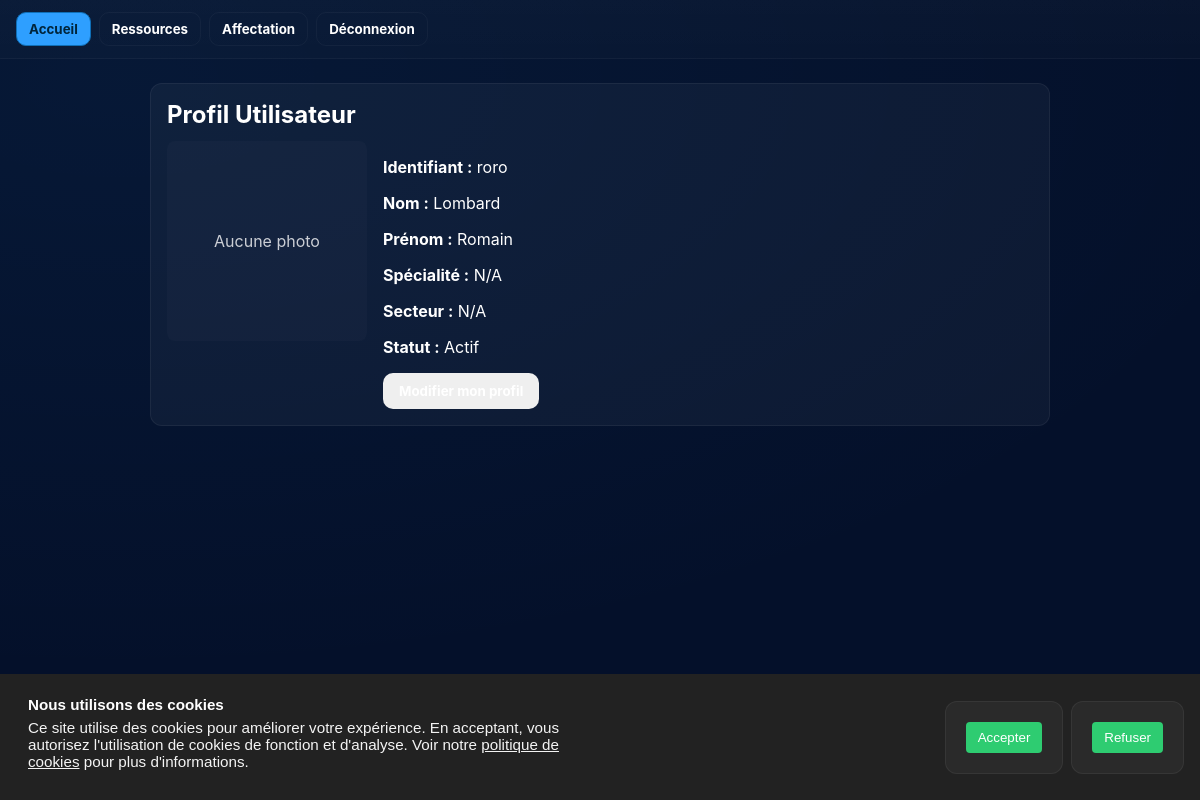
The app's page /index.php?page=home (signed in), older data.
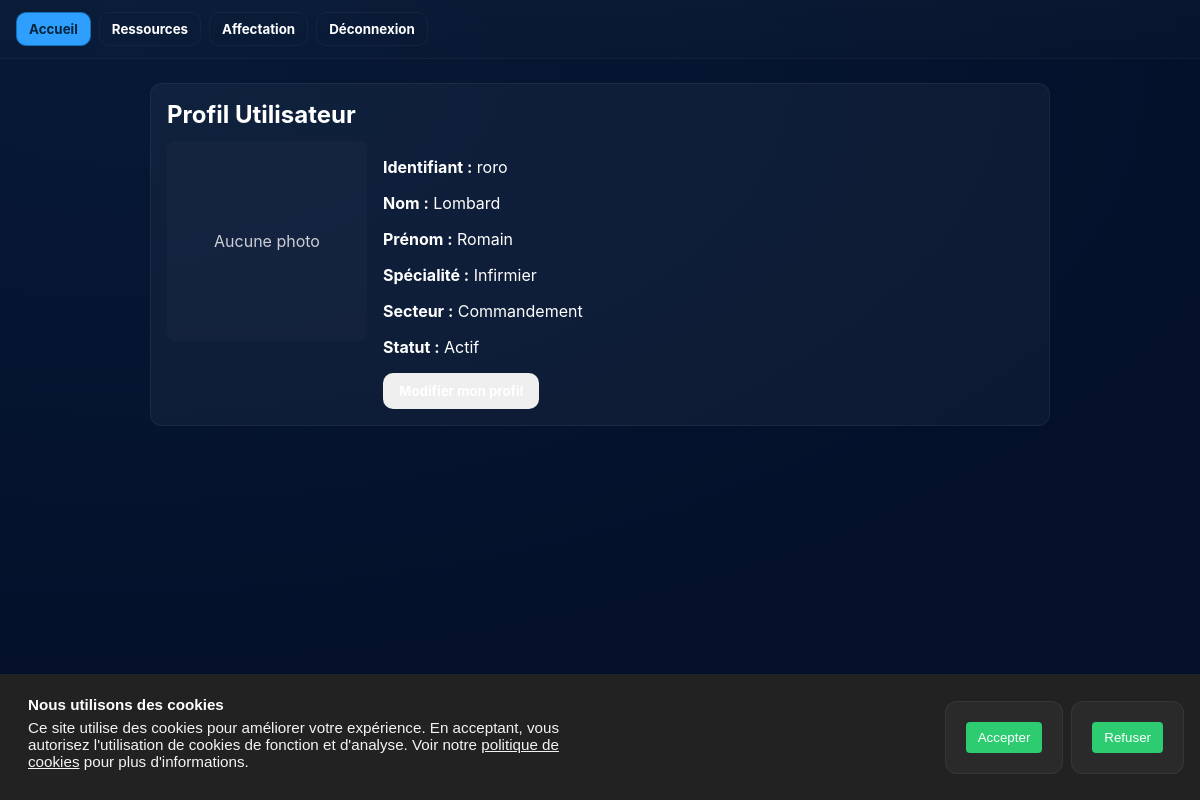
The same page, newer data.
### tables this page shows
CREATE TABLE `User` (
  `id` int NOT NULL,
  `identifiant` varchar(100) NOT NULL,
  `mdp` varchar(255) NOT NULL,
  `nom` varchar(100) NOT NULL,
  `prenom` varchar(100) NOT NULL,
  `idSpecialite` int DEFAULT NULL,
  `idSecteur` int DEFAULT NULL,
  `statut` enum('Actif','Repos','Malade','Danger') DEFAULT 'Actif',
  `lienPDP` text
);

CREATE TABLE `Specialite` (
  `id` int NOT NULL,
  `nom` varchar(100) NOT NULL
);

CREATE TABLE `Secteur` (
  `id` int NOT NULL,
  `nom` varchar(100) NOT NULL
);

### controller/user.php (called while the page is built, shortened)
<?php
function getLocalPDO(): PDO
{
    $dsn = 'mysql:host=127.0.0.1;dbname=orbibase;charset=utf8mb4';
    $dbUser = 'root';
    $dbPass = '';
    return new PDO($dsn, $dbUser, $dbPass, [
        PDO::ATTR_ERRMODE => PDO::ERRMODE_EXCEPTION,
        PDO::ATTR_DEFAULT_FETCH_MODE => PDO::FETCH_ASSOC,
    ]);
}
function getUserById($userId) {
    $pdo = getLocalPDO();
    $sql = "SELECT u.id, u.identifiant, u.nom, u.prenom, u.idSpecialite, u.idSecteur, u.statut, u.lienPDP,
                   s.nom AS specialite, se.nom AS secteur
            FROM `User` u
            LEFT JOIN Specialite s ON u.idSpecialite = s.id
            LEFT JOIN Secteur se ON u.idSecteur = se.id
            WHERE u.id = :id LIMIT 1";
    $stmt = $pdo->prepare($sql);
    $stmt->bindParam(':id', $userId, PDO::PARAM_INT);
    $stmt->execute();
    return $stmt->fetch(PDO::FETCH_ASSOC);
}

### vues/vueUtilisateur.php (the view, shortened to what this page needs)
<?php
require_once __DIR__ . '/../controller/user.php';
$viewerId = $_SESSION['user_id'] ?? null;
$profileId = isset($_GET['id']) && $_GET['id'] !== '' ? (int) $_GET['id'] : $viewerId;
$user = getUserById($profileId);
?>
<section class="profile-card">
    <h2 class="profile-title">Profil Utilisateur</h2>
    <div class="profile-main">
        <div class="profile-photo">
            <?php if (!empty($user['lienPDP'])): ?>
                <img src="<?php echo htmlspecialchars($user['lienPDP']); ?>" alt="Photo de <?php echo htmlspecialchars($user['identifiant']); ?>" />
            <?php else: ?>
                <div class="profile-photo--placeholder">Aucune photo</div>
            <?php endif; ?>
        </div>
        <div class="profile-info">
            <p><strong>Identifiant :</strong> <?php echo htmlspecialchars($user['identifiant']); ?></p>
            <p><strong>Nom :</strong> <?php echo htmlspecialchars($user['nom']); ?></p>
            <p><strong>Prénom :</strong> <?php echo htmlspecialchars($user['prenom']); ?></p>
            <p><strong>Spécialité :</strong> <?php echo htmlspecialchars($user['specialite'] ?? 'N/A'); ?></p>
            <p><strong>Secteur :</strong> <?php echo htmlspecialchars($user['secteur'] ?? 'N/A'); ?></p>
            <p><strong>Statut :</strong> <?php echo htmlspecialchars($user['statut']); ?></p>
            <?php if ($viewerId !== null && $viewerId === $profileId): ?>
                <div class="profile-actions">
                    <button class="btn" id="toggle-edit">Modifier mon profil</button>
                </div>
            <?php endif; ?>
        </div>
    </div>
</section>

Row changes from the older to the newer data that the page shows:
changed user "roro": idSpecialite.nom (not shown) → "Infirmier"; idSecteur.nom (not shown) → "Commandement"
Text that changed along with them:
$user['specialite']: "N/A" → (not shown)
$user['secteur']: "N/A" → (not shown)
